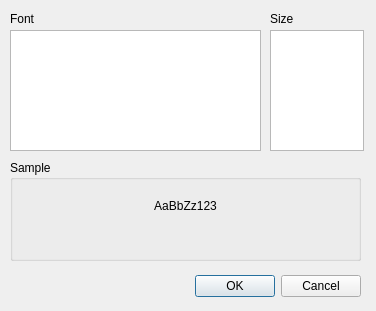
<ui version="4.0" >
 <class>FixedFontDialog</class>
 <widget class="QDialog" name="FixedFontDialog" >
  <property name="geometry" >
   <rect>
    <x>0</x>
    <y>0</y>
    <width>376</width>
    <height>311</height>
   </rect>
  </property>
  <property name="windowTitle" >
   <string>Select Font</string>
  </property>
  <property name="modal" >
   <bool>true</bool>
  </property>
  <widget class="QDialogButtonBox" name="buttonBox" >
   <property name="geometry" >
    <rect>
     <x>40</x>
     <y>270</y>
     <width>321</width>
     <height>32</height>
    </rect>
   </property>
   <property name="orientation" >
    <enum>Qt::Horizontal</enum>
   </property>
   <property name="standardButtons" >
    <set>QDialogButtonBox::Cancel|QDialogButtonBox::NoButton|QDialogButtonBox::Ok</set>
   </property>
  </widget>
  <widget class="QLabel" name="label" >
   <property name="geometry" >
    <rect>
     <x>10</x>
     <y>10</y>
     <width>56</width>
     <height>18</height>
    </rect>
   </property>
   <property name="text" >
    <string>Font</string>
   </property>
  </widget>
  <widget class="QListWidget" name="namelist" >
   <property name="geometry" >
    <rect>
     <x>10</x>
     <y>30</y>
     <width>251</width>
     <height>121</height>
    </rect>
   </property>
  </widget>
  <widget class="QLabel" name="label_2" >
   <property name="geometry" >
    <rect>
     <x>270</x>
     <y>10</y>
     <width>56</width>
     <height>18</height>
    </rect>
   </property>
   <property name="text" >
    <string>Size</string>
   </property>
  </widget>
  <widget class="QListWidget" name="sizelist" >
   <property name="geometry" >
    <rect>
     <x>270</x>
     <y>30</y>
     <width>94</width>
     <height>121</height>
    </rect>
   </property>
  </widget>
  <widget class="QGroupBox" name="groupBox" >
   <property name="geometry" >
    <rect>
     <x>10</x>
     <y>160</y>
     <width>351</width>
     <height>101</height>
    </rect>
   </property>
   <property name="title" >
    <string>Sample</string>
   </property>
   <widget class="QLabel" name="sample" >
    <property name="geometry" >
     <rect>
      <x>20</x>
      <y>30</y>
      <width>311</width>
      <height>31</height>
     </rect>
    </property>
    <property name="autoFillBackground" >
     <bool>false</bool>
    </property>
    <property name="text" >
     <string>AaBbZz123</string>
    </property>
    <property name="alignment" >
     <set>Qt::AlignCenter</set>
    </property>
   </widget>
  </widget>
 </widget>
 <resources/>
 <connections>
  <connection>
   <sender>buttonBox</sender>
   <signal>accepted()</signal>
   <receiver>FixedFontDialog</receiver>
   <slot>accept()</slot>
   <hints>
    <hint type="sourcelabel" >
     <x>248</x>
     <y>254</y>
    </hint>
    <hint type="destinationlabel" >
     <x>157</x>
     <y>274</y>
    </hint>
   </hints>
  </connection>
  <connection>
   <sender>buttonBox</sender>
   <signal>rejected()</signal>
   <receiver>FixedFontDialog</receiver>
   <slot>reject()</slot>
   <hints>
    <hint type="sourcelabel" >
     <x>316</x>
     <y>260</y>
    </hint>
    <hint type="destinationlabel" >
     <x>286</x>
     <y>274</y>
    </hint>
   </hints>
  </connection>
 </connections>
</ui>
